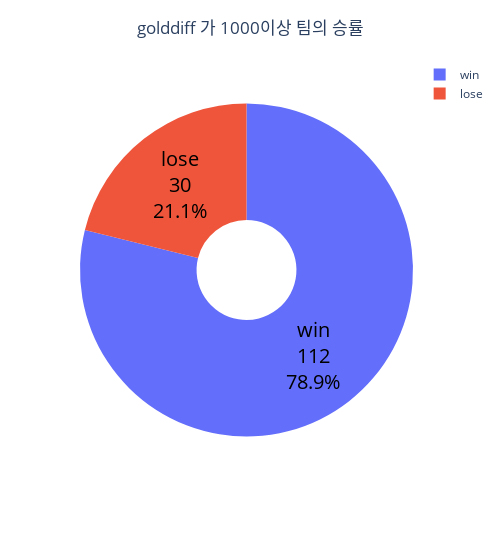

The code cell stored with this chart in its notebook:
### Code cell
import plotly.express as px

fig = px.pie(values=lck_summer_golddiff_winrate.values, names=lck_summer_golddiff_winrate.index, width=500)

fig.update_layout(
                title_text="golddiff 가 1000이상 팀의 승률",
                title_x = 0.5,
                title_y = 0.96,
                title_xanchor = "auto",
                title_yanchor = "auto")

fig.update_traces(
                hole=.3,
                textinfo = 'label+percent+value',
                textfont_size = 20,
                textfont_color = 'black',
                textposition = 'inside')

fig.show()


lck_summer_golddiff_winrate

### Figure 1 — Plotly figure (JSON) as saved in the notebook; plotly's stock layout.template omitted (floating-point values rounded to 4 significant figures)
{"data": [{"domain": {"x": [0, 1], "y": [0, 1]}, "hole": 0.3, "hovertemplate": "label=%{label}<br>value=%{value}<extra></extra>", "labels": ["lose", "win"], "legendgroup": "", "name": "", "showlegend": true, "textfont": {"color": "black", "size": 20}, "textinfo": "label+percent+value", "textposition": "inside", "type": "pie", "values": [30, 112]}], "layout": {"legend": {"tracegroupgap": 0}, "margin": {"t": 60}, "title": {"text": "golddiff 가 1000이상 팀의 승률", "x": 0.5, "xanchor": "auto", "y": 0.96, "yanchor": "auto"}, "width": 500}}
